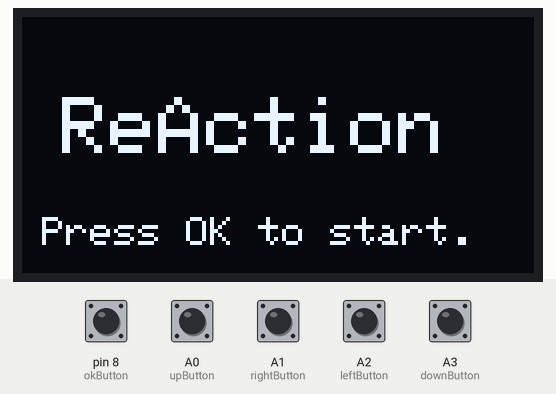
Bench run of a sketch on a simulated Arduino Uno, built with avr-gcc and run on an emulated ATmega328P. On the bench: 128×64 one-colour display. Inputs (shaded band) come from the test bench; at power-on: A0 (upButton), A1 (rightButton), A2 (leftButton), A3 (downButton), pin 8 (okButton) HIGH. Random numbers use the default seed unless the sketch sets one.

Above: at 1.3 s.
1.4 s: pin 8 (okButton) pulled LOW for 0.15 s
At 2.11 s:
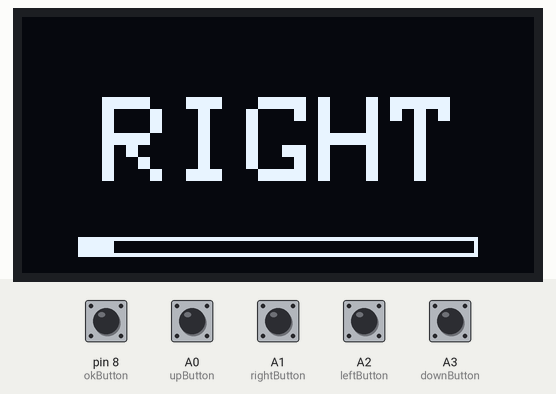
3.3 s: A1 (rightButton) pulled LOW for 0.15 s
At 3.88 s:
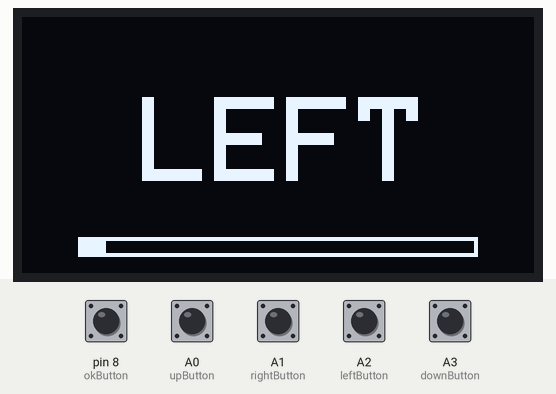
5.2 s: A2 (leftButton) pulled LOW for 0.15 s
At 5.74 s:
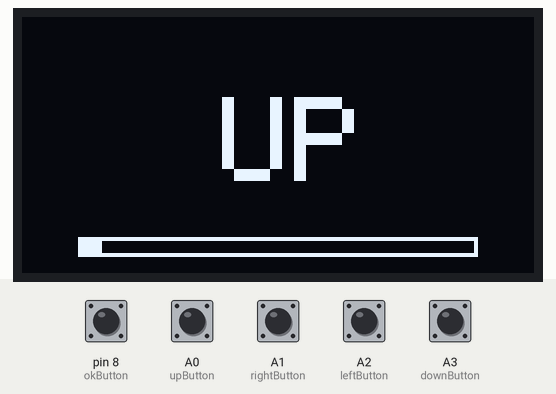
7.1 s: A0 (upButton) pulled LOW for 0.15 s
At 8.05 s:
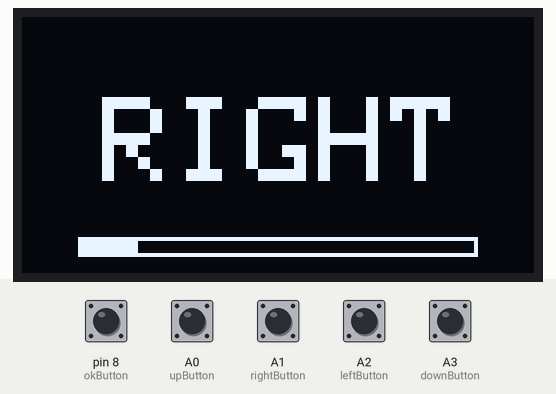
9.0 s: A1 (rightButton) pulled LOW for 1 s
At 10.8 s:
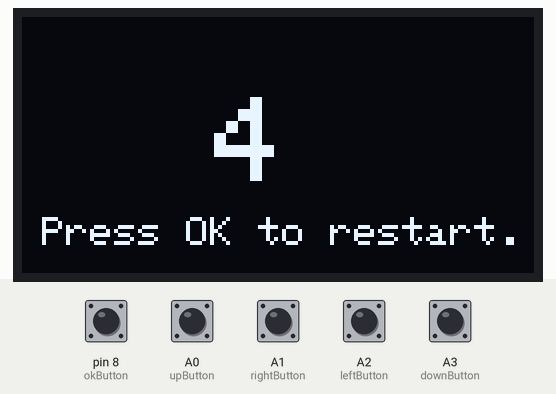
11.5 s: pin 8 (okButton) pulled LOW for 1 s
At 11.89 s:
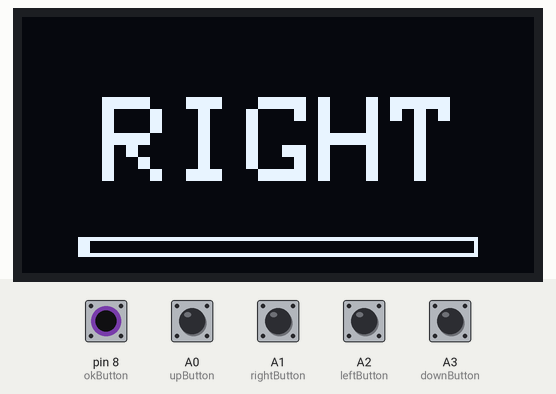

The sketch:

ReAction_full_.ino
```cpp
#include <Wire.h>
#include <Adafruit_GFX.h>
#include <Adafruit_SSD1306.h>
#define WHITE SSD1306_WHITE
Adafruit_SSD1306 oled(128, 64,&SPI, 4, 6, 12);

int upButton = A0;
int rightButton = A1;
int downButton = A3;
int leftButton = A2;
int okButton = 8;

const int UP = 1;
const int RIGHT = 2;
const int DOWN = 3;
const int LEFT = 4;

//------VARIABLES---------
int score = 0, loadProgress, start, time;
int roundTime = 2000;
bool gameOver = 0, game;
int direction, press, offset;


void setup() {
  Serial.begin(9600);
  if(!oled.begin(SSD1306_SWITCHCAPVCC)) {
    Serial.println("SSD1306 allocation failed");
    for(;;); // Don't proceed, loop forever
  }

  pinMode(upButton, INPUT);
  pinMode(leftButton, INPUT);
  pinMode(downButton, INPUT);
  pinMode(rightButton, INPUT);

  oled.clearDisplay();
  oled.display();
  delay(100);
  randomSeed(millis());
  oled.setTextColor(WHITE);
  oled.cp437(true);
}


// Function that displays the button the player should press on the screen.

void showDirection() {
  oled.clearDisplay();
  oled.display();
  delay(200);                       // time for releasing the button
  start = millis();                 // resetting the timer for timer bar
  if (score < 55) roundTime = 5000 - (score * 75);  // timer gets shorter each round
  oled.setTextSize(3);
  direction = random(1, 5);
  switch (direction) {
    case UP:
      oled.setCursor(50,20);        // centering each word (optional)
      oled.write("UP");
      break;
    case RIGHT:
      oled.setCursor(20,20);
      oled.write("RIGHT");
      break;
    case DOWN:
      oled.setCursor(30,20);
      oled.write("DOWN");
      break;
    case LEFT:
      oled.setCursor(30,20);
      oled.write("LEFT");
      break;
  }
  oled.display();
}


// Function that displays the timer bar for each round.

void timerBar() {
  oled.drawRect(14, 55, 100, 5, WHITE);    // outer shell of the bar (100px wide)
  time = millis() - start;            // time elapsed since round start
  loadProgress = map(time, 0, roundTime, 0, 100);
  oled.fillRect(15, 56, loadProgress, 3, WHITE);  // inner shell of the bar
  if (loadProgress > 98) {
    gameOver = 1;
    while (gameOver) gameOverScreen();   // game is stopped until gameOver is false
    score = 0;
    startGame();
  }
  oled.display();
}


// Function that checks if the player pressed the right button.

void checkDirection() {
  while (game) {
    timerBar();
    if (!digitalRead(upButton)) press = UP;      //checking which button was pressed
    if (!digitalRead(rightButton)) press = RIGHT;
    if (!digitalRead(downButton)) press = DOWN;
    if (!digitalRead(leftButton)) press = LEFT;
    if (press != 0) {             // checking only when the player pressed something
      if (direction == press) {
        score++;
        game = 0;
     } else {
      gameOver = 1;
       while (gameOver) gameOverScreen();  // game is stopped until gameOver is false
       score = 0;
       startGame();
      }
    }
  }
}


// Function that calls all the necessary functions to start and play the game.

void startGame() {
  showDirection();
  press = 0; game = 1; // the player didn't press anything, so "press" is being reset
  checkDirection();
}


// Function that shows the score and checks for reset at the end of the game.

void gameOverScreen() {
  oled.clearDisplay();
  oled.setTextSize(3);
  oled.setTextColor(WHITE);
  oled.setCursor(48,20);
  oled.cp437(true);
  oled.println(score);
  oled.setTextSize(1);
  oled.setCursor(5,50);
  oled.println("Press OK to restart.");
  oled.display();
  if (!digitalRead(okButton)) gameOver = 0;
}

// Function that displays a simple menu (optional)

void menu() {
  oled.setTextSize(2);
  oled.setCursor(10,20);
  oled.write("ReAction");
  oled.setTextSize(1);
  oled.setCursor(5,50);
  oled.println("Press OK to start.");
  oled.display();
}

void loop() {
  menu();
  if (!digitalRead(okButton)) while (1) startGame(); // loop the game if started
}
```

Measured:
- after the input at 1.4 s, the display: first changes after 0.05 s (image 1 shows a later state)
- after the input at 11.5 s, the display: first changes after 0.05 s (image 6 shows a later state)
